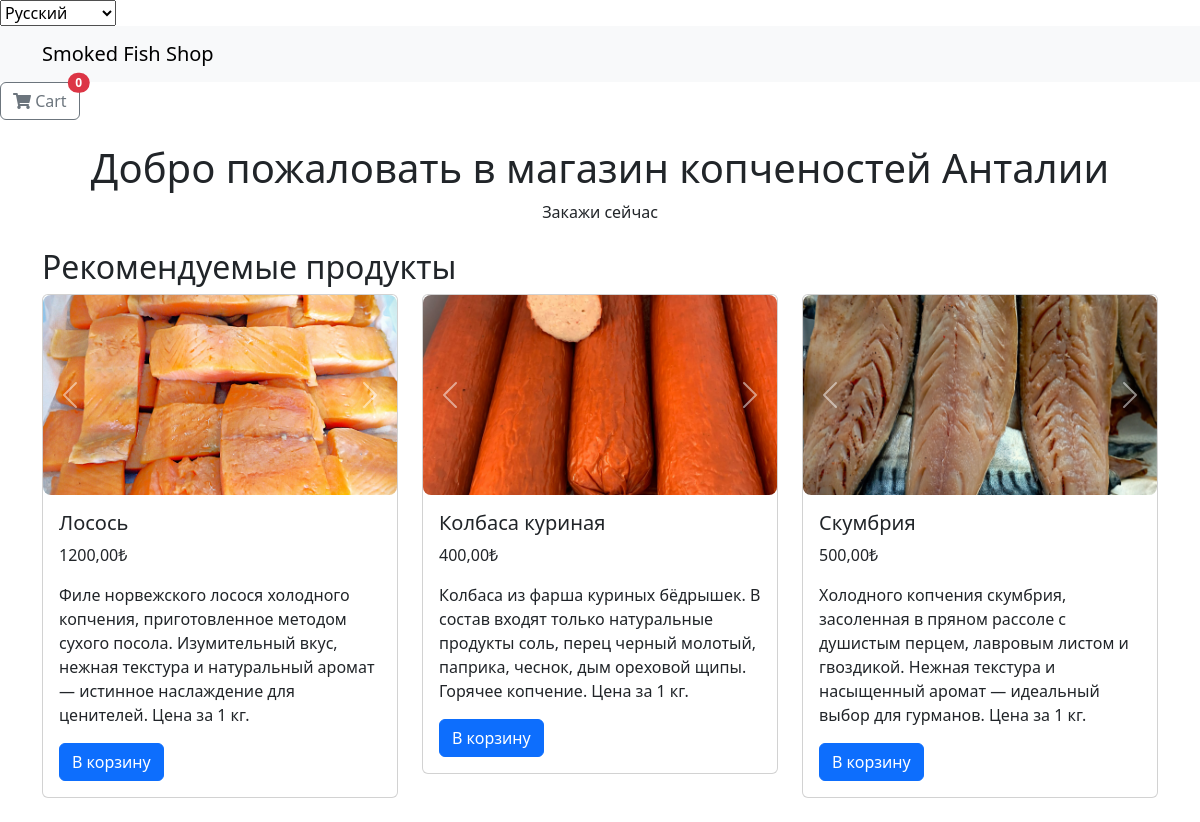
Page /ru/ on the committed database.
### products/models.py (models this page shows, shortened)
class ProductImage(models.Model):
    product = models.ForeignKey(Product, related_name="images", on_delete=models.CASCADE)
    image = models.ImageField(upload_to="products/")

class Product(models.Model):
    name = models.CharField(max_length=255)
    description = models.TextField()
    price = models.DecimalField(max_digits=10, decimal_places=2)
    available = models.BooleanField(default=True)

### products/views.py (the view)
# urls.py: path('', views.homepage, name='homepage'),
def homepage(request):
    featured_products = Product.objects.filter(available=True)[:3]
    return render(request, 'products/homepage.html', {'featured_products': featured_products})

### products/context_processors.py (called while the page is built)
def cart_count(request):
    session_key = request.session.session_key
    if not session_key:
        return {'cart_count': 0}
    user = request.user if request.user.is_authenticated else None
    cart_items = CartItem.get_cart(user=user, session_key=session_key)
    return {'cart_count': cart_items.count()}

### products/templates/products/homepage.html (shortened to what this page needs)
{% extends "base.html" %}
{% load i18n %}
{% block content %}
<section>
  <h2>{% trans "Featured Products" %}</h2>
  <div class="row">
    {% for product in featured_products %}
    <div class="col-md-4">
      <div class="card mb-4">
        <div id="carousel-{{ product.id }}" class="carousel slide" data-bs-ride="carousel">
          <div class="carousel-inner">
            {% for image in product.images.all %}
            <div class="carousel-item {% if forloop.first %}active{% endif %}">
              <img src="{{ image.image.url }}" class="d-block w-100" alt="{{ product.name }}">
            </div>
            {% endfor %}
          </div>
          <button class="carousel-control-prev" type="button" data-bs-target="#carousel-{{ product.id }}"
            data-bs-slide="prev">
            <span class="carousel-control-prev-icon" aria-hidden="true"></span>
          </button>
          <button class="carousel-control-next" type="button" data-bs-target="#carousel-{{ product.id }}"
            data-bs-slide="next">
            <span class="carousel-control-next-icon" aria-hidden="true"></span>
          </button>
        </div>
        <div class="card-body">
          <h5 class="card-title">{{ product.name }}</h5>
          <p class="card-text">{{ product.price }}₺</p>
          <p class="card-text">{{ product.description }}</p>
          <button class="btn btn-primary" onclick="addToCart({{ product.id }})">
            {% trans "Add to Cart" %}
          </button>
        </div>
      </div>
    </div>
    {% endfor %}
  </div>
</section>
{% endblock %}

### products/templates/base.html (shortened to what this page needs)
{% load i18n %}
{% load static %}
<!DOCTYPE html>
<html lang="{{ LANGUAGE_CODE }}">
<head>
  <link href="https://cdn.jsdelivr.net/npm/bootstrap@5.3.0/dist/css/bootstrap.min.css" rel="stylesheet">
  <link href="https://cdnjs.cloudflare.com/ajax/libs/font-awesome/5.15.4/css/all.min.css" rel="stylesheet">
  <link rel="stylesheet" href="{% static 'css/slider.css' %}">
</head>
<body>
  <header>
    {% include "includes/language_switcher.html" %}
    <nav class="navbar navbar-expand-lg navbar-light bg-light">
      <div class="container">
        <a class="navbar-brand" href="/">{% trans "Smoked Fish Shop" %}</a>
      </div>
    </nav>
    <div class="ml-auto">
      <a href="{% url 'checkout' %}" class="btn btn-outline-secondary position-relative">
        <i class="fas fa-shopping-cart"></i>
        {% trans "Cart" %}
        <span id="cart-count" class="position-absolute top-0 start-100 translate-middle badge rounded-pill bg-danger">
          {{ cart_count|default:0 }}
        </span>
      </a>
    </div>
  </header>
  <div class="container">
    <header class="mt-4 mb-4 text-center">
      <h1>{% trans "Welcome to Our Smoked Fish Shop" %}</h1>
      <p>{% trans "Order fresh smoked fish with delivery today!" %}</p>
    </header>
    {% block content %}
    {% endblock %}
  </div>
</body>
</html>

### products/templates/includes/language_switcher.html (shortened to what this page needs)
<div class="language-switcher">
  <form action="{% url 'set_language' %}" method="post">
    <select name="language" onchange="this.form.submit()">
      {% for lang_code, lang_name in LANGUAGES %}
      <option value="{{ lang_code }}" {% if lang_code == LANGUAGE_CODE %}selected{% endif %}>
        {{ lang_name }}
      </option>
      {% endfor %}
    </select>
  </form>
</div>

### static/css/slider.css (style rules this page uses)
.carousel-inner { border-radius: 8px; overflow: hidden; }
.carousel-item img { height: 200px; object-fit: cover; }

### rows in the picture
Product: name "Лосось", price "1200,00", description "Филе норвежского лосося холодного копчения, приготовленное методом сухого посола. Изумительный вкус, нежная текстура и натуральный аромат — истинное наслаждение для ценителей. Цена за 1 кг."
ProductImage: image (picture)
Product: name "Колбаса куриная", price "400,00", description "Колбаса из фарша куриных бёдрышек. В состав входят только натуральные продукты соль, перец черный молотый, паприка, чеснок, дым ореховой щипы. Горячее копчение. Цена за 1 кг."
ProductImage: image (picture)
Product: name "Скумбрия", price "500,00", description "Холодного копчения скумбрия, засоленная в пряном рассоле с душистым перцем, лавровым листом и гвоздикой. Нежная текстура и насыщенный аромат — идеальный выбор для гурманов. Цена за 1 кг."
ProductImage: image (picture)

### other values in the picture
{{ cart_count|default:0 }} "0"
form field language "Русский"
